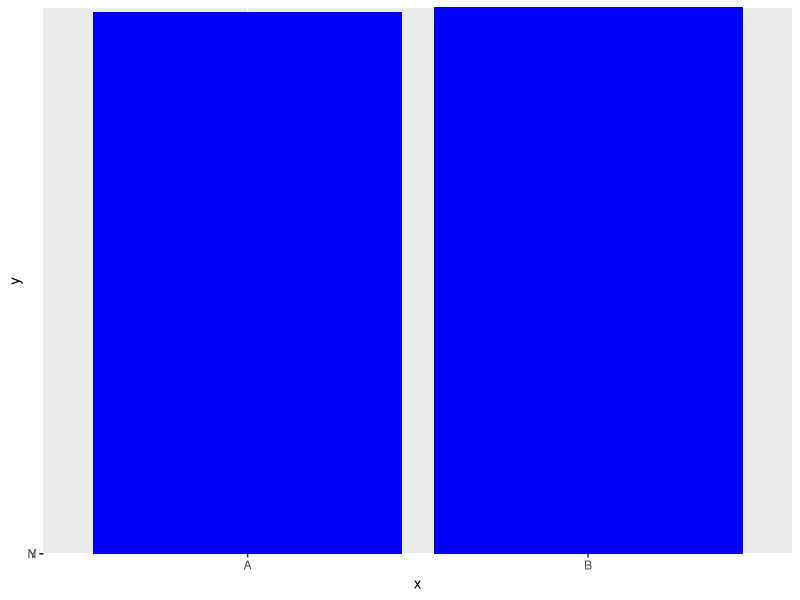

This chart was generated by the following R code:
#libraries
library("ggplot2")
library("epitools")


# How many observations?
hits <- 100000


x <- sample( LETTERS[1:2], hits, replace=TRUE, prob=c(0.50, 0.50) )
prop.table(table(x))


y <- sample( LETTERS[c(25,14)], hits, replace=TRUE, prob=c(0.10, 0.90) )
prop.table(table(y))

clicks <- data.frame("Variant" = x, "Clicked" = y)

ggplot(clicks, aes(x=x, y=y)) + geom_bar(stat="identity", fill="blue", color="blue")


#simple 2x2
table(clicks)

prop.test(table(clicks))

#Better?????
fisher.test(table(clicks))

#useful?????
riskratio(table(clicks))
